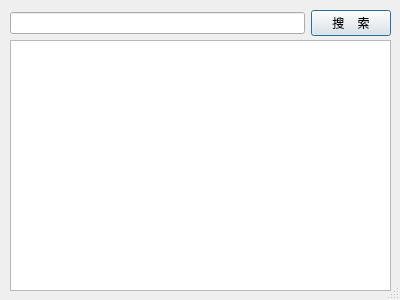
<?xml version="1.0" encoding="UTF-8"?>
<ui version="4.0">
 <class>Dialog</class>
 <widget class="QDialog" name="Dialog">
  <property name="geometry">
   <rect>
    <x>0</x>
    <y>0</y>
    <width>400</width>
    <height>300</height>
   </rect>
  </property>
  <property name="windowTitle">
   <string>查询</string>
  </property>
  <property name="sizeGripEnabled">
   <bool>true</bool>
  </property>
  <widget class="QTableView" name="tv_booksearch">
   <property name="geometry">
    <rect>
     <x>10</x>
     <y>40</y>
     <width>381</width>
     <height>251</height>
    </rect>
   </property>
   <property name="toolTip">
    <string>查询结果，双击选定</string>
   </property>
  </widget>
  <widget class="QWidget" name="layoutWidget">
   <property name="geometry">
    <rect>
     <x>10</x>
     <y>10</y>
     <width>381</width>
     <height>26</height>
    </rect>
   </property>
   <layout class="QHBoxLayout" name="horizontalLayout">
    <item>
     <widget class="QLineEdit" name="le_search_douban">
      <property name="toolTip">
       <string>关键字</string>
      </property>
     </widget>
    </item>
    <item>
     <widget class="QPushButton" name="pb_search_douban">
      <property name="text">
       <string>搜    索</string>
      </property>
     </widget>
    </item>
   </layout>
  </widget>
 </widget>
 <resources/>
 <connections/>
</ui>
